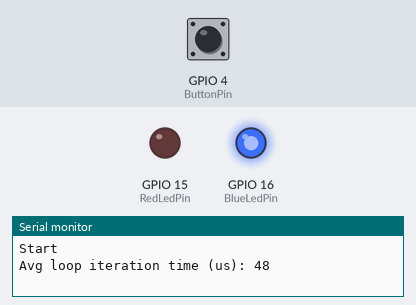
Simulated run of this program. Board: ESP32-S3. Shown: output pins drawn as LEDs (lit = HIGH), the last lines printed to the serial monitor. Dashed ring = blinking. Inputs (shaded band) come from the test bench; at power-on: GPIO 4 (ButtonPin) HIGH.

Above: at 1.2 s.
1.3 s: GPIO 4 (ButtonPin) pulled LOW for 0.15 s
At 2.5 s:
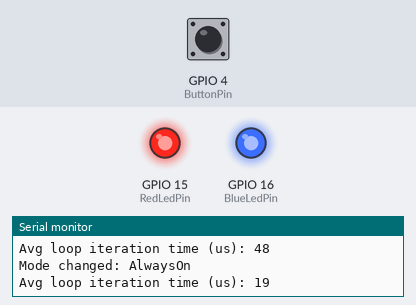
2.9 s: GPIO 4 (ButtonPin) pulled LOW for 1 s
At 3.8 s:
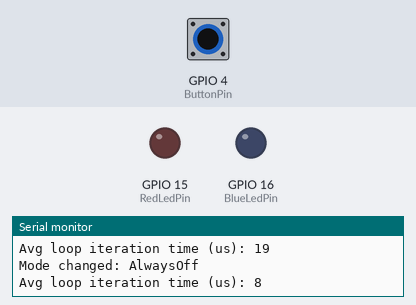
5.4 s: GPIO 4 (ButtonPin) pulled LOW for 0.15 s
At 5.65 s:
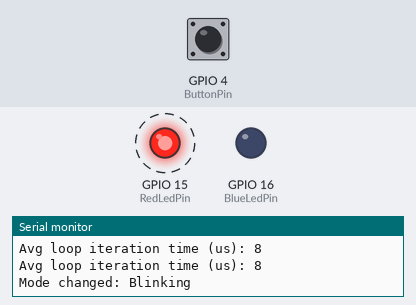
8.5 s: GPIO 4 (ButtonPin) pulled LOW for 3.2 s
At 9.2 s:
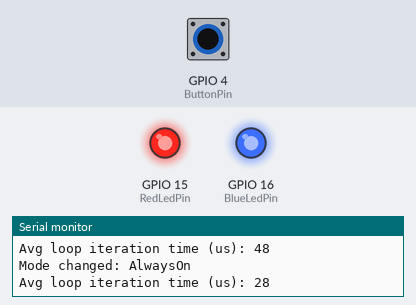
Timing chart, 0 to 11.5 s (numbered marks = the images above; inputs shaded):
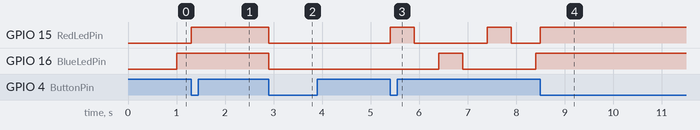

The program:

main.cpp
```cpp
#include <Arduino.h>

class Config {
public:
    static constexpr uint8_t RedLedPin           = 15;
    static constexpr uint8_t BlueLedPin          = 16;
    static constexpr uint8_t ButtonPin           = 4;

    static constexpr uint32_t BaudRate           = 115200;
    static constexpr uint32_t BlinkIntervalMs    = 500;
    static constexpr uint32_t DebounceMs         = 200;
    static constexpr uint32_t LoopReportInterval = 1000;
};

enum class LedState : uint8_t { Off, On };

class Led {
public:
    explicit Led(uint8_t pin) : pin_(pin) {}

    void init() const {
        pinMode(pin_, OUTPUT);
        set(LedState::Off);
    }

    void set(LedState state) const {
        digitalWrite(pin_, state == LedState::On ? HIGH : LOW);
    }

private:
    const uint8_t pin_;
};

static const Led redLed(Config::RedLedPin);
static const Led blueLed(Config::BlueLedPin);

namespace {
    volatile bool buttonPressed   = false;
    volatile uint32_t lastEdgeMs  = 0;
}

void IRAM_ATTR onButtonPressed() {
    const uint32_t now = millis();
    if (now - lastEdgeMs >= Config::DebounceMs) {
        buttonPressed = true;
        lastEdgeMs = now;
    }
}

enum class Mode : uint8_t { Blinking, AlwaysOn, AlwaysOff };

Mode nextMode(Mode mode) {
    switch (mode) {
        case Mode::Blinking:  return Mode::AlwaysOn;
        case Mode::AlwaysOn:  return Mode::AlwaysOff;
        case Mode::AlwaysOff: return Mode::Blinking;
    }
    return Mode::Blinking;
}

const char* modeName(Mode mode) {
    switch (mode) {
        case Mode::Blinking:  return "Blinking";
        case Mode::AlwaysOn:  return "AlwaysOn";
        case Mode::AlwaysOff: return "AlwaysOff";
    }
    return "Unknown";
}

enum class BlinkPhase : uint8_t { RedOn, RedOff, BlueOn, BlueOff };

BlinkPhase nextPhase(BlinkPhase phase) {
    switch (phase) {
        case BlinkPhase::RedOn:   return BlinkPhase::RedOff;
        case BlinkPhase::RedOff:  return BlinkPhase::BlueOn;
        case BlinkPhase::BlueOn:  return BlinkPhase::BlueOff;
        case BlinkPhase::BlueOff: return BlinkPhase::RedOn;
    }
    return BlinkPhase::RedOn;
}

void applyPhase(BlinkPhase phase) {
    switch (phase) {
        case BlinkPhase::RedOn:   redLed.set(LedState::On);  blueLed.set(LedState::Off); break;
        case BlinkPhase::RedOff:  redLed.set(LedState::Off); blueLed.set(LedState::Off); break;
        case BlinkPhase::BlueOn:  redLed.set(LedState::Off); blueLed.set(LedState::On);  break;
        case BlinkPhase::BlueOff: redLed.set(LedState::Off); blueLed.set(LedState::Off); break;
    }
}

void setup() {
    Serial.begin(Config::BaudRate);

    redLed.init();
    blueLed.init();

    pinMode(Config::ButtonPin, INPUT_PULLUP);
    attachInterrupt(digitalPinToInterrupt(Config::ButtonPin), onButtonPressed, FALLING);

    Serial.println("Start");
}

void loop() {
    static Mode mode              = Mode::Blinking;
    static BlinkPhase phase       = BlinkPhase::RedOn;
    static uint32_t lastPhaseMs   = millis();
    static uint32_t iterationCount = 0;
    static uint32_t accumulatedUs  = 0;

    const uint32_t iterationStartUs = micros();

    if (buttonPressed) {
        buttonPressed = false;
        mode = nextMode(mode);

        Serial.print("Mode changed: ");
        Serial.println(modeName(mode));

        if (mode == Mode::Blinking) {
            phase = BlinkPhase::RedOn;
            lastPhaseMs = millis();
            applyPhase(phase);
        } else {
            const LedState state = (mode == Mode::AlwaysOn) ? LedState::On : LedState::Off;
            redLed.set(state);
            blueLed.set(state);
        }
    }

    if (mode == Mode::Blinking) {
        const uint32_t now = millis();
        if (now - lastPhaseMs >= Config::BlinkIntervalMs) {
            lastPhaseMs = now;
            phase = nextPhase(phase);
            applyPhase(phase);
        }
    }

    accumulatedUs += micros() - iterationStartUs;
    ++iterationCount;
    if (iterationCount >= Config::LoopReportInterval) {
        Serial.print("Avg loop iteration time (us): ");
        Serial.println(accumulatedUs / iterationCount);
        iterationCount = 0;
        accumulatedUs = 0;
    }
}
```

Measured:
- after the input at 1.3 s, GPIO 16 (BlueLedPin): stays HIGH (without the input it goes to LOW after 0.20 s)
- after the input at 2.9 s, GPIO 15 (RedLedPin), GPIO 16 (BlueLedPin): HIGH → LOW at once
- after the input at 5.4 s, GPIO 15 (RedLedPin): alternates HIGH for 0.50 s and LOW for 1.5 s, starting at once; GPIO 16 (BlueLedPin): LOW → HIGH after 1.0 s, → LOW 0.50 s later, → HIGH 1.5 s later
- after the input at 8.5 s, GPIO 16 (BlueLedPin): stops changing and stays HIGH
